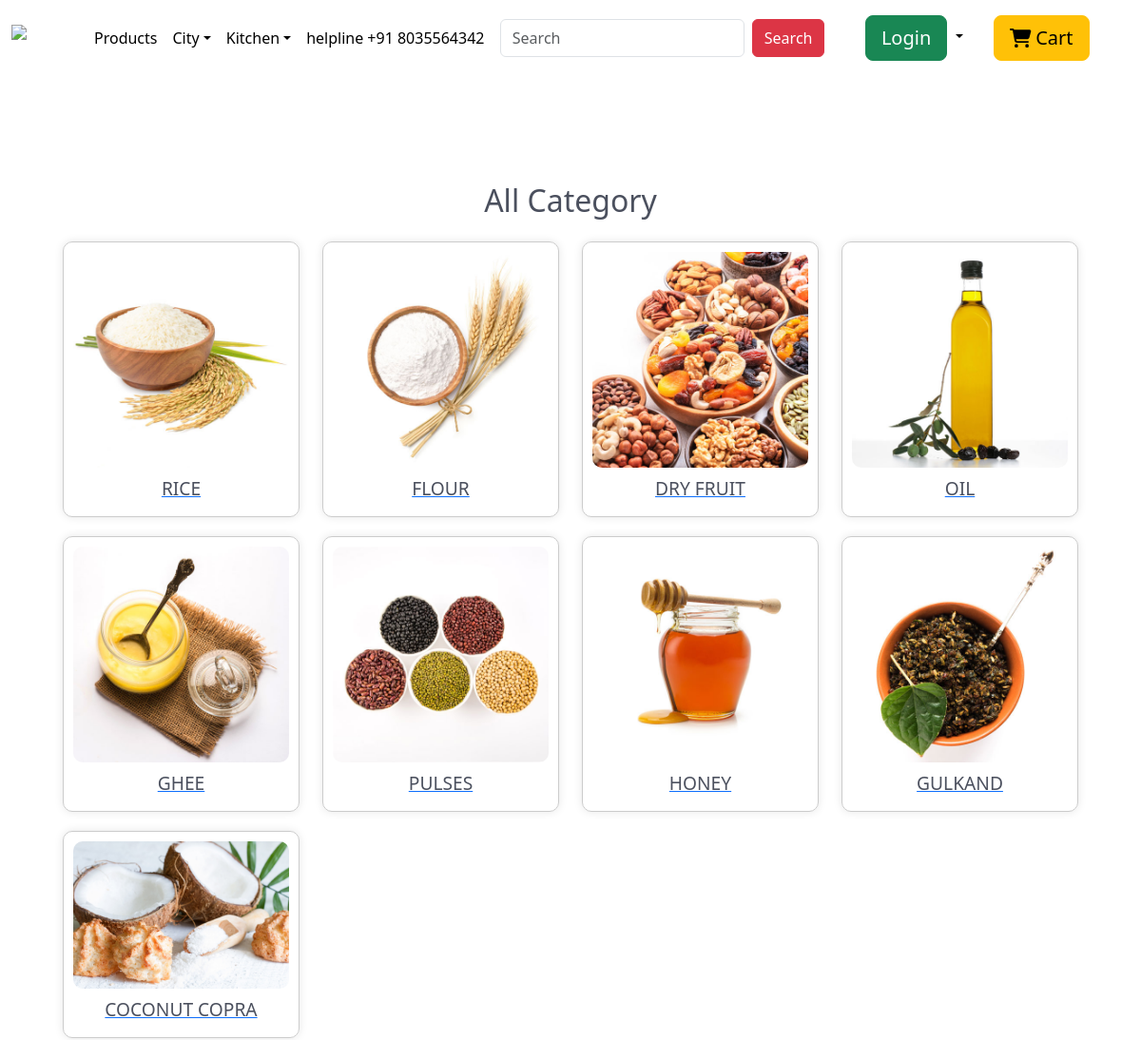
The page /all_category (upper part) on the database as committed earlier.
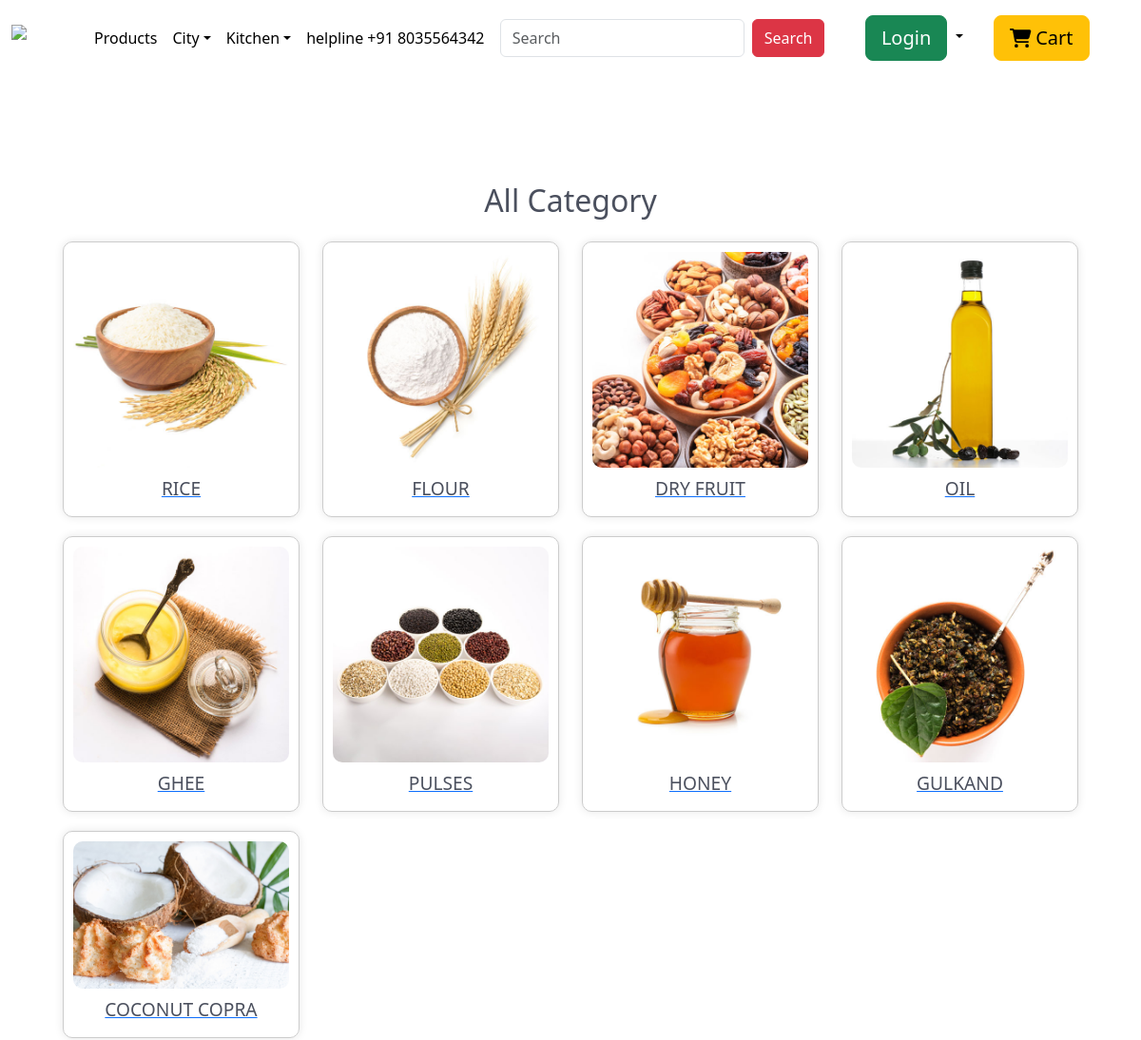
The same page on the database as committed later.
### app/models.py (models this page shows, shortened)
class category(models.Model):
    name = models.CharField(max_length=100)
    image = models.ImageField(upload_to='category_images', null= True)

### app/views.py (the view)
# urls.py: path('all_category', views.all_category, name='all_category'),
def all_category(request):
    cities = CityRegister.objects.all()
    products = Product.objects.all()
    ategory_objects = category.objects.all()
    totalitem = 0
    if request.user.is_authenticated:
        totalitem = len(Cart.objects.filter(user=request.user))
    wishitem = 0
    if request.user.is_authenticated:
        wishitem = len(Wishlist.objects.filter(user=request.user))
    cart_product_ids = []
    if request.user.is_authenticated:
        cart_product_ids = Cart.objects.filter(user=request.user).values_list('product__id', flat=True)
    category_objects = category.objects.all()
    context = {
        'city': cities,
        'product': products,
        'category_objects':category_objects,
        'totalitem': totalitem,
        'wishitem': wishitem,
        'cart_product_ids': cart_product_ids,
       'category_objects':category_objects,
    }
    return render(request, 'app/all_category.html', context)

### app/templates/app/all_category.html (shortened to what this page needs)
{% extends 'app/base.html' %}
{% load static %}
{% block main-content %}
<div class="container">
   <br/><br/><br/><br/>
 <div class="container">
   <br><br><br><br>
   <h2 class="text-center"> All Category</h2>
   <div class="container mt-4">
    <div class="row">
      {% for product_obj in category_objects %}
            <div class="col-md-3">
                <div class="product-card">
                    <a href="{% url 'all_category_filter' category_id=product_obj.id %}">
                        <div class="product-image">
                            <img src="{{ product_obj.image.url }}" alt="Product Image">
                        </div>
                        <div class="product-details">
                            <h2 class="product-title" style="text-decoration: none !important;">{{ product_obj.name }}</h2>
                        </div>
                    </a>
                </div>
            </div>
        {% endfor %}
    </div>
</div>
                </div>
  <br/><br/><br/><br/>
{% endblock main-content %}

Rows that differ between the two databases and show on the page:
changed category "PULSES": image: a different picture
